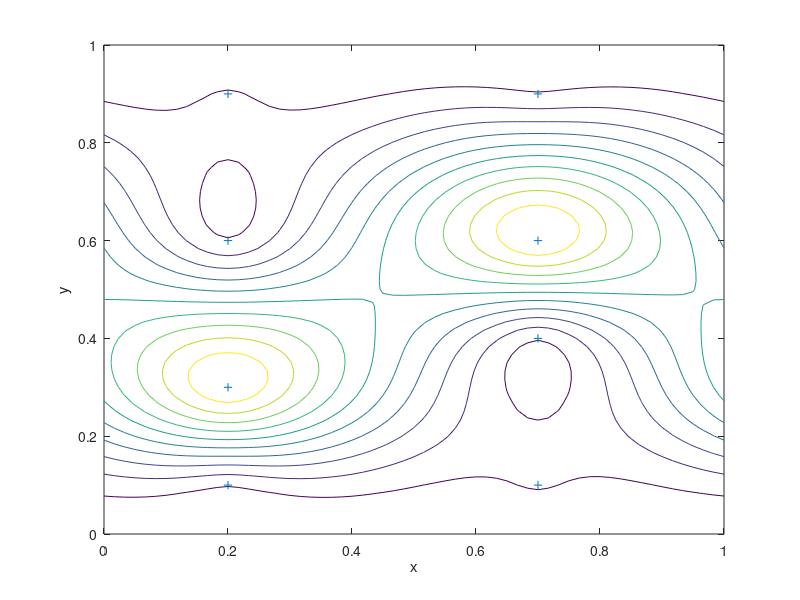

MATLAB code for this plot:
% multi-D linear spline prediction
xe=[0.1;0.2;0.5;0.3;0.45;0.6;0.8;0.62;0.9;1];
xk=zeros(3*size(xe,1),1);
xk(1:3:end)=xe;
xk(2:3:end)=xe;
xk(3:3:end)=xe;
ye1=[0.7;0.7;0.7;0.4;0.18;0.2;0.4;0.7;0.7;0.7];
ye2=[0.8;0.8;0.8;0.5;0.25;0.3;0.52;0.8;0.8;0.8];
ye3=[0.6;0.6;0.6;0.3;0.08;0.1;0.3;0.6;0.6;0.6];
yk=zeros(3*size(xe,1),1);
yk(1:3:end)=ye2;
yk(2:3:end)=ye1;
yk(3:3:end)=ye3;
fe1=[0.1;0.1;0.1;0.1;0.1;0.1;0.1;0.1;0.1;0.1];
fe2=[0.3;0.3;0.3;0.3;0.3;0.3;0.3;0.3;0.3;0.3];
fe3=[0.3;0.3;0.3;0.3;0.3;0.3;0.3;0.3;0.3;0.3];
fk=zeros(3*size(xe,1),1);
fk(1:3:end)=fe2;
fk(2:3:end)=fe1;
fk(3:3:end)=fe3;
% try this simpler version
xk=[.2 .2 .2 .2 .7 .7 .7 .7]
yk=[.1 .3 .6 .9 .1 .4 .6 .9]
fk=[0  1  0  0  0  0  1  0]
% force column vector and make periodic??
n=length(xk);
xk=xk(:); yk=yk(:); fk=fk(:);
pk=exp(i*2*pi*xk);
qk=exp(i*2*pi*yk);
% basis function(interpoint distances)
basisfn=@(d) log(d+1e-9).*d.^2;
% find coefficients
[ppk,pp]=meshgrid(pk,pk);
[qqk,qq]=meshgrid(qk,qk);
dist=sqrt(abs(pp-ppk).^2+abs(qq-qqk).^2);
a=[zeros(3,3) [ones(n,1) pk qk]'
      ones(n,1) pk qk basisfn(dist)];
abc=a\[zeros(3,1);fk];
conda=cond(a);
% evaluate at the following points
m=61;
[x,y]=meshgrid(linspace(0,1,m));
p=exp(i*2*pi*x);
q=exp(i*2*pi*y);
[ppk,pp]=meshgrid(pk,p(:));
[qqk,qq]=meshgrid(qk,q(:));
dist=sqrt(abs(pp-ppk).^2+abs(qq-qqk).^2);
z=abc(1)+abc(2)*p(:)+abc(3)*q(:)+basisfn(dist)*abc(4:n+3);
z=reshape(real(z),m,m);
clf()
%subplot(1.7,1.7,1);
%surf(x,y,z);
contour(x,y,z), hold on
xlabel('x'), ylabel('y'), zlabel('f')
plot(xk,yk,'+'), hold off
%plot3(x(1,:),y(:,1),real(z)','theta=65,alpha=20');
%cf=gcf();
%cf.color_map=rgbmap(32);
